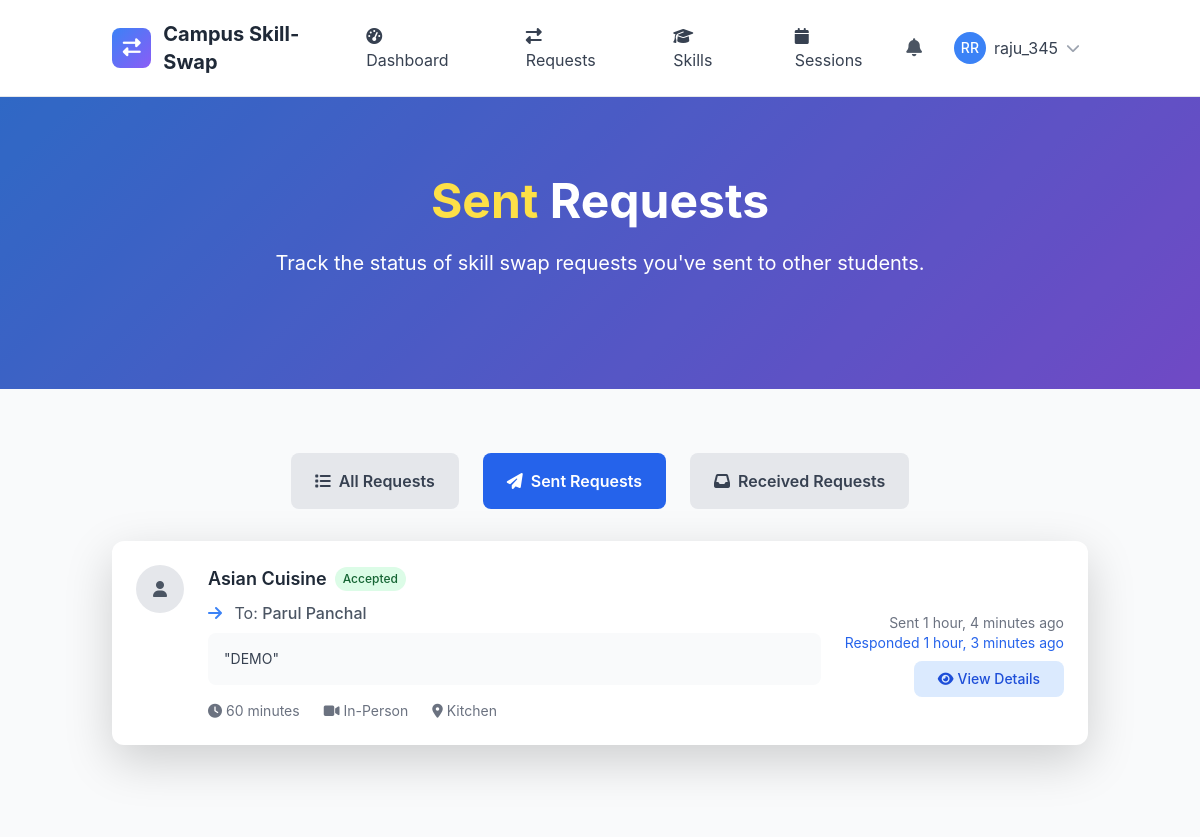
/sessions/requests/sent/ (signed in), run on the app's committed database.
### skill_sessions/models.py (models this page shows, shortened)
class SkillSwapRequest(models.Model):
    STATUS_CHOICES = [
        ('pending', 'Pending'),
        ('accepted', 'Accepted'),
        ('declined', 'Declined'),
        ('cancelled', 'Cancelled'),
        ('expired', 'Expired'),
    ]
    requester = models.ForeignKey(User, on_delete=models.CASCADE, related_name='sent_requests')
    recipient = models.ForeignKey(User, on_delete=models.CASCADE, related_name='received_requests')
    offered_skill = models.ForeignKey(OfferedSkill, on_delete=models.CASCADE, related_name='swap_requests')
    desired_skill = models.ForeignKey(DesiredSkill, on_delete=models.CASCADE, related_name='swap_requests', null=True, blank=True)
    status = models.CharField(max_length=20, choices=STATUS_CHOICES, default='pending')
    message = models.TextField(blank=True, help_text="Personal message from the requester")
    proposed_duration = models.PositiveIntegerField(default=60, help_text="Proposed session duration in minutes")
    proposed_format = models.CharField(max_length=20, choices=[
        ('online', 'Online'),
        ('in_person', 'In-Person'),
        ('flexible', 'Flexible'),
    ], default='flexible')
    proposed_location = models.CharField(max_length=200, blank=True, help_text="For in-person sessions")
    created_at = models.DateTimeField(auto_now_add=True)
    updated_at = models.DateTimeField(auto_now=True)
    expires_at = models.DateTimeField()
    responded_at = models.DateTimeField(null=True, blank=True)
    response_message = models.TextField(blank=True)
    class Meta:
        ordering = ['-created_at']
        db_table = 'swaprequest'

### skills/models.py (models this page shows, shortened)
class OfferedSkill(models.Model):
    PROFICIENCY_LEVELS = [
        ('beginner', 'Beginner'),
        ('intermediate', 'Intermediate'),
        ('advanced', 'Advanced'),
        ('expert', 'Expert'),
    ]
    user = models.ForeignKey(User, on_delete=models.CASCADE, related_name='offered_skills')
    skill = models.ForeignKey(Skill, on_delete=models.CASCADE, related_name='offered_by_users')
    proficiency_level = models.CharField(max_length=20, choices=PROFICIENCY_LEVELS)
    description = models.TextField(blank=True, help_text="Describe your experience with this skill")
    years_of_experience = models.PositiveIntegerField(default=0)
    is_active = models.BooleanField(default=True)
    teaching_preference = models.CharField(max_length=20, choices=[
        ('online', 'Online Only'),
        ('in_person', 'In-Person Only'),
        ('both', 'Both Online and In-Person'),
    ], default='both')
    max_students_per_session = models.PositiveIntegerField(default=1)
    created_at = models.DateTimeField(auto_now_add=True)
    updated_at = models.DateTimeField(auto_now=True)
    total_sessions = models.PositiveIntegerField(default=0)
    average_rating = models.FloatField(default=0.0)
    class Meta:
        ordering = ['-created_at']
        unique_together = ['user', 'skill']
        db_table = 'offeredskill'

class Skill(models.Model):
    name = models.CharField(max_length=100)
    category = models.ForeignKey(SkillCategory, on_delete=models.CASCADE, related_name='skills')
    description = models.TextField(blank=True)
    is_popular = models.BooleanField(default=False)
    created_at = models.DateTimeField(auto_now_add=True)
    updated_at = models.DateTimeField(auto_now=True)
    class Meta:
        ordering = ['category__name', 'name']
        unique_together = ['name', 'category']

### skill_sessions/views.py (the view)
# urls.py: path('requests/sent/', views.SentRequestListView.as_view(), name='sent_requests'),
class SentRequestListView(LoginRequiredMixin, ListView):
    model = SkillSwapRequest
    template_name = 'skill_sessions/sent_requests.html'
    context_object_name = 'requests'
    def get_queryset(self):
        return SkillSwapRequest.objects.filter(
            requester=self.request.user
        ).select_related('recipient', 'offered_skill')

### templates/skill_sessions/sent_requests.html (shortened to what this page needs)
{% extends 'base.html' %}
{% load static %}
{% block content %}
<section class="gradient-bg relative overflow-hidden">
    <div class="absolute inset-0 bg-black opacity-20"></div>
    <div class="relative container mx-auto px-4 py-20">
        <div class="text-center text-white">
            <h1 class="text-4xl lg:text-5xl font-bold mb-6 leading-tight">
                <span class="text-yellow-300">Sent</span> Requests
            </h1>
            <p class="text-lg lg:text-xl mb-8 max-w-3xl mx-auto">
                Track the status of skill swap requests you've sent to other students.
            </p>
        </div>
    </div>
</section>
<section class="py-16 bg-gray-50">
    <div class="container mx-auto px-4">
        <div class="mb-8">
            <div class="flex flex-wrap gap-4 justify-center">
                <a href="{% url 'skill_sessions:request_list' %}"
                   class="px-6 py-3 bg-gray-200 text-gray-700 rounded-lg font-semibold hover:bg-gray-300 transition-colors">
                    <i class="fas fa-list mr-2"></i>All Requests
                </a>
                <a href="{% url 'skill_sessions:sent_requests' %}"
                   class="px-6 py-3 bg-blue-600 text-white rounded-lg font-semibold hover:bg-blue-700 transition-colors">
                    <i class="fas fa-paper-plane mr-2"></i>Sent Requests
                </a>
                <a href="{% url 'skill_sessions:received_requests' %}"
                   class="px-6 py-3 bg-gray-200 text-gray-700 rounded-lg font-semibold hover:bg-gray-300 transition-colors">
                    <i class="fas fa-inbox mr-2"></i>Received Requests
                </a>
            </div>
        </div>
        {% if requests %}
            <div class="space-y-6">
                {% for request in requests %}
                    <div class="bg-white rounded-xl shadow-lg p-6 hover:shadow-xl transition-shadow">
                        <div class="flex flex-col lg:flex-row lg:items-center lg:justify-between">
                            <div class="flex-1">
                                <div class="flex items-start gap-4">
                                    <div class="w-12 h-12 bg-gray-200 rounded-full flex items-center justify-center">
                                        {% if request.recipient.profile.profile_picture %}
                                            <img src="{{ request.recipient.profile.profile_picture.url }}"
                                                 alt="{{ request.recipient.username }}"
                                                 class="w-12 h-12 rounded-full object-cover">
                                        {% else %}
                                            <i class="fas fa-user text-gray-600"></i>
                                        {% endif %}
                                    </div>
                                    <div class="flex-1">
                                        <div class="flex items-center gap-2 mb-2">
                                            <h3 class="text-lg font-semibold text-gray-800">
                                                {{ request.offered_skill.skill.name }}
                                            </h3>
                                            <span class="px-2 py-1 text-xs font-medium rounded-full
                                                {% if request.status == 'pending' %}bg-yellow-100 text-yellow-800
                                                {% elif request.status == 'accepted' %}bg-green-100 text-green-800
                                                {% elif request.status == 'declined' %}bg-red-100 text-red-800
                                                {% else %}bg-gray-100 text-gray-800{% endif %}">
                                                {{ request.get_status_display }}
                                            </span>
                                        </div>
                                        <p class="text-gray-600 mb-2">
                                            <i class="fas fa-arrow-right text-blue-500 mr-2"></i>
                                            To: <span class="font-medium">{{ request.recipient.get_full_name|default:request.recipient.username }}</span>
                                        </p>
                                        {% if request.message %}
                                            <p class="text-gray-700 text-sm bg-gray-50 p-3 rounded-lg mb-3">
                                                "{{ request.message }}"
                                            </p>
                                        {% endif %}
                                        <div class="flex flex-wrap gap-4 text-sm text-gray-500">
                                            <span><i class="fas fa-clock mr-1"></i>{{ request.proposed_duration }} minutes</span>
                                            <span><i class="fas fa-{{ request.proposed_format|yesno:'video,map-marker' }} mr-1"></i>{{ request.get_proposed_format_display }}</span>
                                            {% if request.proposed_location %}
                                                <span><i class="fas fa-location-dot mr-1"></i>{{ request.proposed_location }}</span>
                                            {% endif %}
                                        </div>
                                    </div>
                                </div>
                            </div>
                            <div class="mt-4 lg:mt-0 lg:ml-6 flex flex-col items-end gap-2">
                                <div class="text-sm text-gray-500 text-right">
                                    <div>Sent {{ request.created_at|timesince }} ago</div>
                                    {% if request.responded_at %}
                                        <div class="text-blue-600">
                                            Responded {{ request.responded_at|timesince }} ago
                                        </div>
                                    {% elif request.expires_at %}
                                        <div class="text-orange-600">
                                            Expires {{ request.expires_at|timeuntil }}
                                        </div>
                                    {% endif %}
                                </div>
                                <div class="flex gap-2">
                                    <a href="{% url 'skill_sessions:request_detail' request.pk %}"
                                       class="px-4 py-2 bg-blue-100 text-blue-700 rounded-lg text-sm font-medium hover:bg-blue-200 transition-colors">
                                        <i class="fas fa-eye mr-1"></i>View Details
                                    </a>
                                </div>
                            </div>
                        </div>
                    </div>
                {% endfor %}
            </div>
        {% endif %}
    </div>
</section>
{% endblock %}

### templates/base.html (shortened to what this page needs)
{% load static %}
<!DOCTYPE html>
<html lang="en" class="h-full">
<head>
    <script src="https://cdn.tailwindcss.com"></script>
    <link href="https://cdn.jsdelivr.net/npm/bootstrap@5.3.2/dist/css/bootstrap.min.css" rel="stylesheet">
    <link rel="stylesheet" href="https://cdnjs.cloudflare.com/ajax/libs/font-awesome/6.5.1/css/all.min.css">
</head>
<body class="bg-gray-50 h-full">
    <nav class="bg-white shadow-lg border-b">
        <div class="container mx-auto px-4">
            <div class="flex justify-between items-center py-3">
                <div class="flex items-center space-x-3">
                    <div class="w-10 h-10 gradient-bg rounded-lg flex items-center justify-center">
                        <i class="fas fa-exchange-alt text-white text-lg"></i>
                    </div>
                    <a href="{% url 'core:home' %}" class="text-xl font-bold text-gray-800 hover:text-blue-600 transition-colors">
                        Campus Skill-Swap
                    </a>
                </div>
                <div class="hidden md:flex items-center space-x-6">
                    {% if user.is_authenticated %}
                        <a href="{% url 'core:dashboard' %}" class="nav-link px-3 py-2 text-gray-700 hover:text-blue-600 transition-colors">
                            <i class="fas fa-tachometer-alt mr-2"></i>Dashboard
                        </a>
                        <a href="{% url 'core:requests' %}" class="nav-link px-3 py-2 text-gray-700 hover:text-blue-600 transition-colors">
                            <i class="fas fa-exchange-alt mr-2"></i>Requests
                        </a>
                        <a href="{% url 'skills:skill_list' %}" class="nav-link px-3 py-2 text-gray-700 hover:text-blue-600 transition-colors">
                            <i class="fas fa-graduation-cap mr-2"></i>Skills
                        </a>
                        <a href="{% url 'skill_sessions:session_management' %}" class="nav-link px-3 py-2 text-gray-700 hover:text-blue-600 transition-colors">
                            <i class="fas fa-calendar mr-2"></i>Sessions
                        </a>
                    {% endif %}
                </div>
                <div class="flex items-center space-x-4">
                    {% if user.is_authenticated %}
                        <div class="relative">
                            <button id="notificationBtn" class="relative p-2 text-gray-600 hover:text-blue-600 transition-colors">
                                <i class="fas fa-bell text-lg"></i>
                            </button>
                        </div>
                        <div class="relative">
                            <button id="userMenuBtn" class="flex items-center space-x-2 p-2 rounded-lg hover:bg-gray-100 transition-colors">
                                {% if user.profile.profile_picture %}
                                    <img src="{{ user.profile.profile_picture.url }}" alt="Profile" class="w-8 h-8 rounded-full">
                                {% else %}
                                    <div class="w-8 h-8 bg-blue-500 rounded-full flex items-center justify-center">
                                        <span class="text-white text-sm font-medium">{{ user.first_name|first|upper }}{{ user.last_name|first|upper }}</span>
                                    </div>
                                {% endif %}
                                <span class="hidden md:block text-gray-700">{{ user.username}}</span>
                                <i class="fas fa-chevron-down text-gray-400 text-sm"></i>
                            </button>
                        </div>
                    {% endif %}
                </div>
            </div>
        </div>
    </nav>
    <main class="min-h-screen">
        {% block content %}{% endblock %}
    </main>
</body>
</html>

### templates/base.html (style rules this page uses)
:root { --primary-color: #3B82F6; --secondary-color: #10B981; --accent-color: #8B5CF6; --warning-color: #F59E0B; --danger-color: #EF4444; }
body { font-family: 'Inter', -apple-system, BlinkMacSystemFont, sans-serif; }
.gradient-bg { background: linear-gradient(135deg, var(--primary-color) 0%, var(--accent-color) 100%); }

### data on the page
SkillSwapRequest: offered_skill.skill.name "Asian Cuisine", status "Accepted", recipient.get_full_name "Parul Panchal", message "DEMO", proposed_duration "60", proposed_format "In-Person", proposed_location "Kitchen", created_at "1 hour, 4 minutes", responded_at "1 hour, 3 minutes"

### other printed values
{{ user.first_name|first|upper }} "R"
{{ user.last_name|first|upper }} "R"
{{ user.username }} "raju_345"
